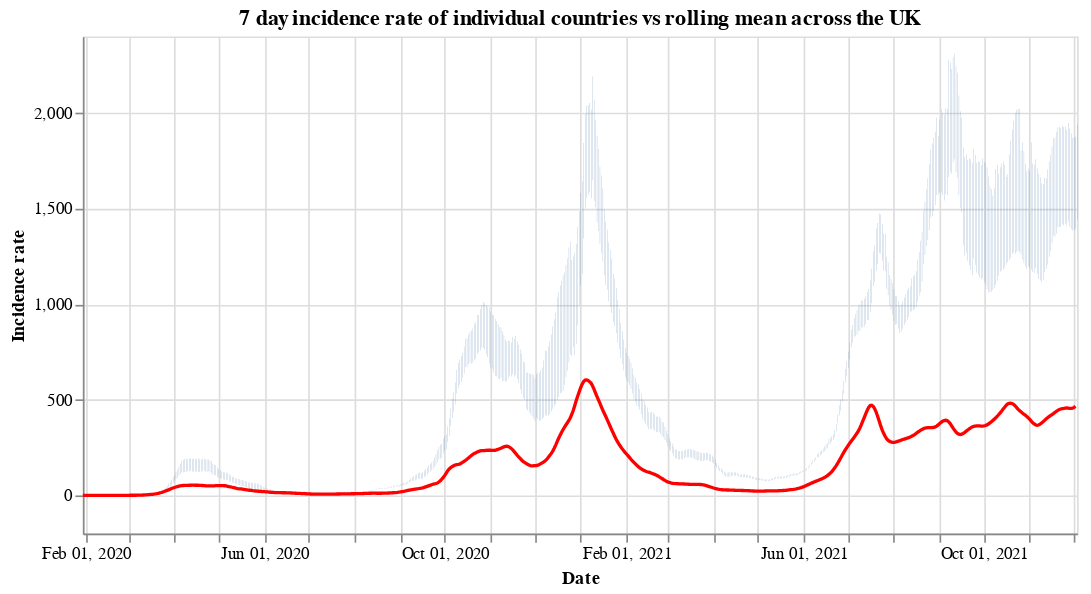

Source (notebook cell):
### Code cell
#collapse
countries = uk_cases['areaName'].unique()
countries.sort()

selection = alt.selection_single(
    name='Select',
    fields=['areaName'],
    init={'areaName': 'Wales'},
    bind={'areaName': alt.binding_select(options=countries)}
)

# scatter plot, modify opacity based on selection
bars = alt.Chart(uk_cases).mark_bar().add_selection(
    selection
).encode(
    x=alt.X("yearmonthdate(date):T", axis=alt.Axis(title='Date')),
    y=alt.Y("weeklyCasesRate:Q", axis=alt.Axis(title='Incidence rate')),
    tooltip='weeklyCasesRate:Q',
    opacity=alt.condition(selection, alt.value(1), alt.value(0))
).properties(title=f'7 day incidence rate of individual countries vs rolling mean across the UK', width=600)

line = alt.Chart(overview_cases).mark_line(
    color='red',
    size=2,
).transform_window(
    rolling_mean='mean(weeklyCasesRate)',
    frame=[0, 7]
).encode(
    x='yearmonthdate(date):T',
    y='rolling_mean:Q'
)

alt.layer(bars, line)

### Figure 1 — Vega-Lite specification as saved in the notebook (floating-point values rounded to 4 significant figures; data arrays with more than 128 entries replaced by an {"elided": "..."} marker saying what was removed)
{"config": {"view": {"continuousWidth": 400, "continuousHeight": 300}}, "layer": [{"data": {"name": "data-ed6c36c7ee537ebf0880f4151c30d29f"}, "mark": "bar", "encoding": {"opacity": {"condition": {"value": 1, "selection": "Select"}, "value": 0}, "tooltip": {"type": "quantitative", "field": "weeklyCasesRate"}, "x": {"type": "temporal", "axis": {"title": "Date"}, "field": "date", "timeUnit": "yearmonthdate"}, "y": {"type": "quantitative", "axis": {"title": "Incidence rate"}, "field": "weeklyCasesRate"}}, "selection": {"Select": {"type": "single", "fields": ["areaName"], "init": {"areaName": "Wales"}, "bind": {"areaName": {"input": "select", "options": ["England", "Northern Ireland", "Scotland", "Wales"]}}}}, "title": "7 day incidence rate of individual countries vs rolling mean across the UK", "width": 600}, {"data": {"name": "data-75dec04ebdf27806d5336b2b00cdac8f"}, "mark": {"type": "line", "color": "red", "size": 2}, "encoding": {"x": {"type": "temporal", "field": "date", "timeUnit": "yearmonthdate"}, "y": {"type": "quantitative", "field": "rolling_mean"}}, "transform": [{"window": [{"op": "mean", "field": "weeklyCasesRate", "as": "rolling_mean"}], "frame": [0, 7]}]}], "$schema": "https://vega.github.io/schema/vega-lite/v4.8.1.json", "datasets": {"data-ed6c36c7ee537ebf0880f4151c30d29f": {"elided": "2600 records"}, "data-75dec04ebdf27806d5336b2b00cdac8f": {"elided": "673 records"}}}
